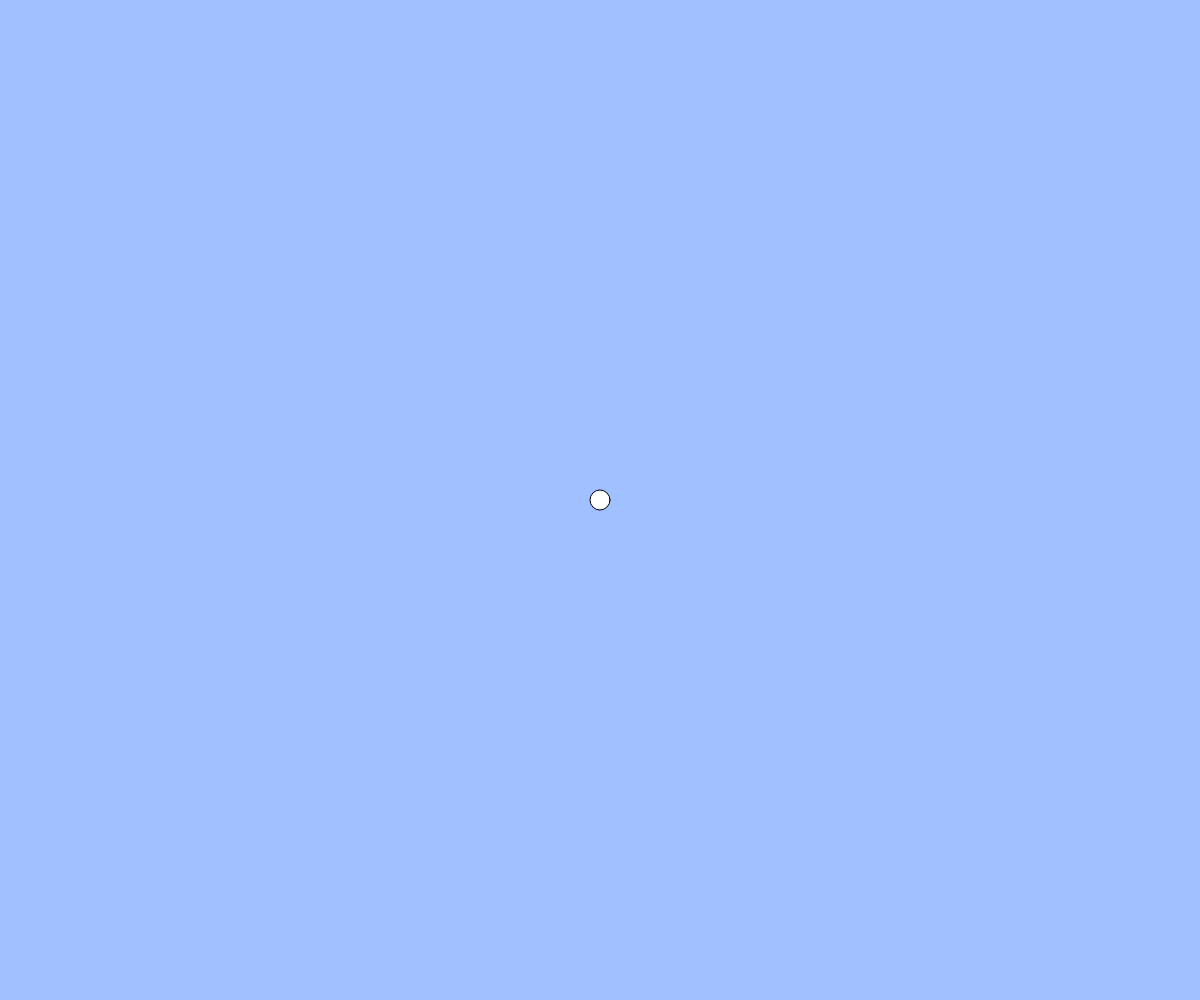
Frame 1 (no input)
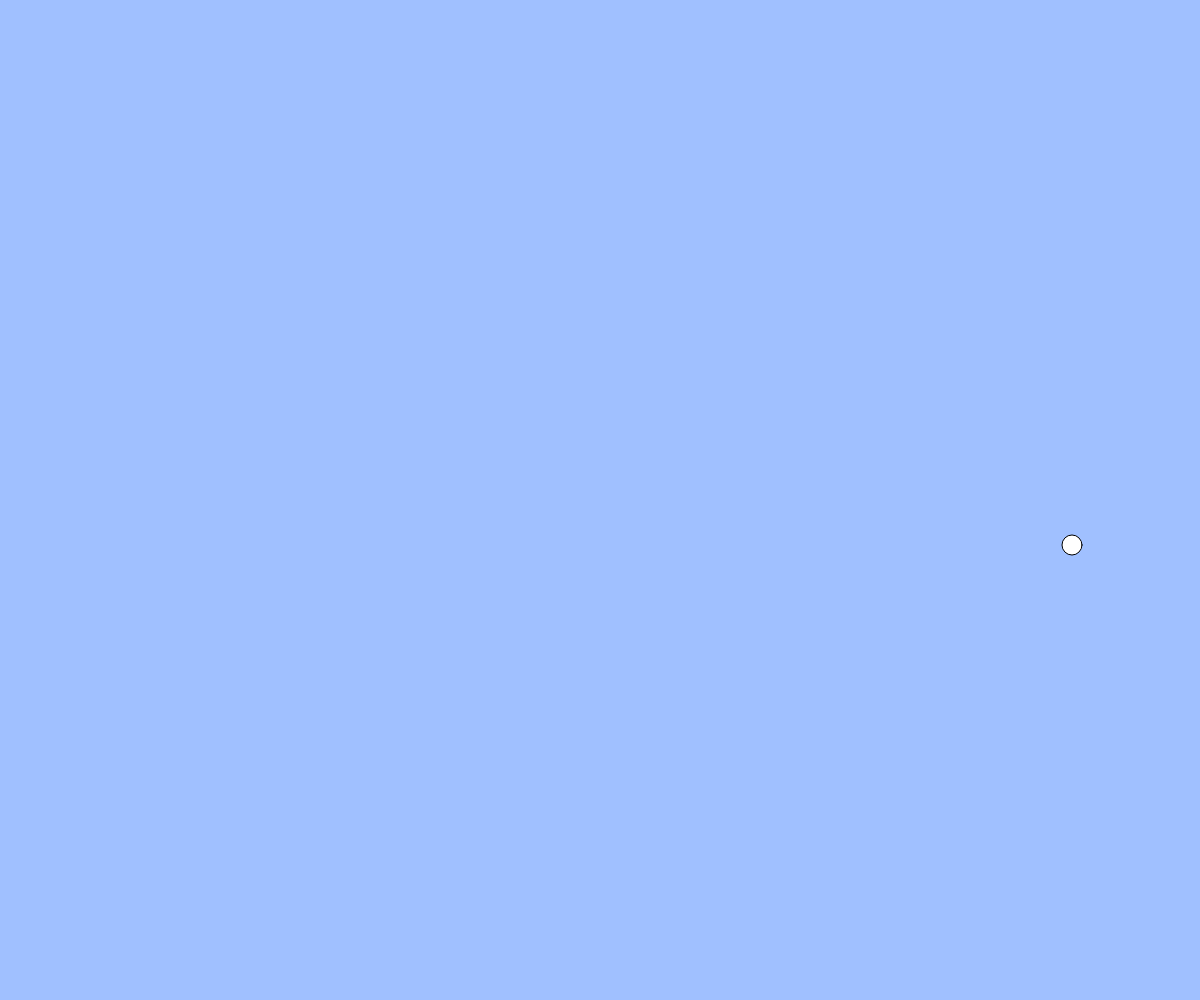
Frame 60 (no input)
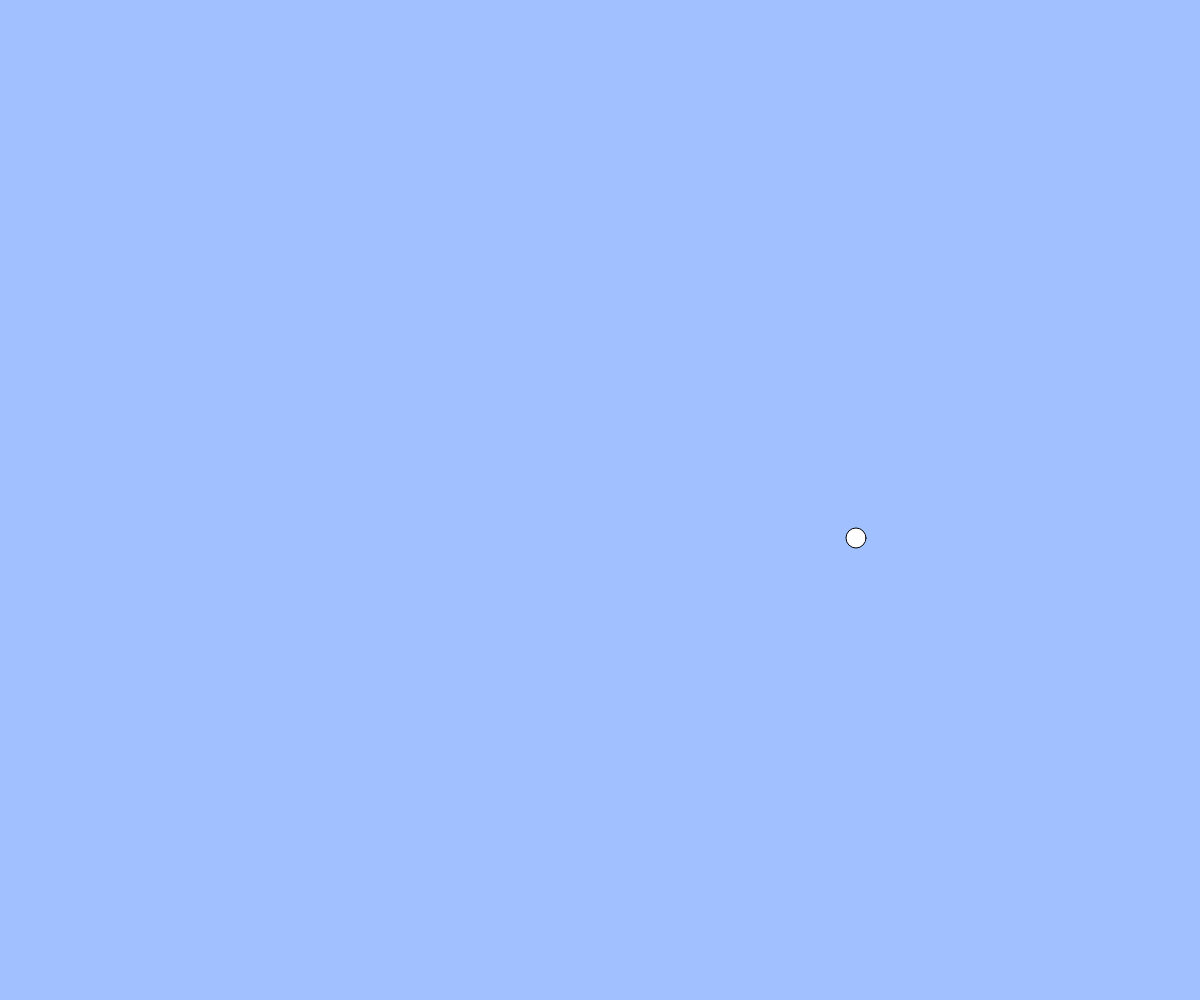
Frame 120 (the mouse pressed at the canvas centre since frame 60)

The p5.js sketch that drew these frames (run headless with seeded random() and noise() and a simulated clock; from frame 60 on, the mouse is pressed at the canvas centre):

// p5.js sketch
// ── sketch.js
// テキスト「アニメーション」
let x, y, vx, vy;
const g = 1; // 重力加速度
const vyMax = 30;

function setup(){
  createCanvas(windowWidth, windowHeight);
  x = width / 2;
  y = height / 2;
  vx = 8;
  vy = 10;
}

function draw(){
  background(160, 192, 255);
  ellipse(x, y, 20, 20);
  x += vx;
  y += vy;

  //力（コメント機能でオンオフ切り替えて実行してみましょう）
vy = constrain(vy + g, -vyMax, vyMax);

  // 端の処理パターン (1) 反対側から出てくる
//     if(x > width){ x = 0; }
//     else if(x < 0){ x = width; }
//     if(y > height){ y = 0; }
//    if(y < 0){ y = height;
// }


// 端の処理パターン (2) 跳ね返る
  if(x < 0 || x > width){ vx = -1 * vx; }
  if(y < 0 || y > height){ vy = -1 * vy; }
  x = constrain(x, 0, width);
  y = constrain(y, 0, height);
 }

function windowResized(){
  resizeCanvas(windowWidth, windowHeight);
}
